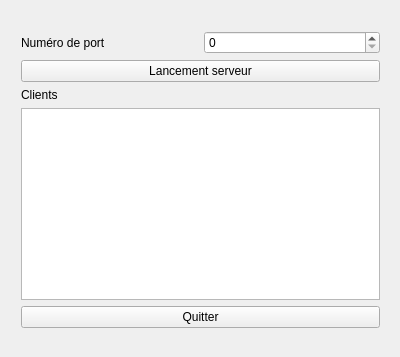
<?xml version="1.0" encoding="UTF-8"?>
<ui version="4.0">
 <class>Widget</class>
 <widget class="QWidget" name="Widget">
  <property name="geometry">
   <rect>
    <x>0</x>
    <y>0</y>
    <width>400</width>
    <height>357</height>
   </rect>
  </property>
  <property name="windowTitle">
   <string>Widget</string>
  </property>
  <widget class="QWidget" name="layoutWidget">
   <property name="geometry">
    <rect>
     <x>10</x>
     <y>20</y>
     <width>381</width>
     <height>319</height>
    </rect>
   </property>
   <layout class="QVBoxLayout" name="verticalLayout_4">
    <item>
     <layout class="QVBoxLayout" name="verticalLayout">
      <item>
       <layout class="QHBoxLayout" name="horizontalLayout">
        <item>
         <widget class="QLabel" name="labelNumeroPort">
          <property name="text">
           <string>Numéro de port</string>
          </property>
         </widget>
        </item>
        <item>
         <widget class="QSpinBox" name="spinBoxNumeroPort">
          <property name="maximum">
           <number>10000</number>
          </property>
         </widget>
        </item>
       </layout>
      </item>
      <item>
       <widget class="QPushButton" name="pushButtonLancerServeur">
        <property name="text">
         <string>Lancement serveur</string>
        </property>
       </widget>
      </item>
     </layout>
    </item>
    <item>
     <layout class="QVBoxLayout" name="verticalLayout_3">
      <item>
       <widget class="QLabel" name="labelClients">
        <property name="text">
         <string>Clients</string>
        </property>
       </widget>
      </item>
      <item>
       <layout class="QVBoxLayout" name="verticalLayout_2">
        <item>
         <widget class="QTextEdit" name="textEditLogs"/>
        </item>
        <item>
         <widget class="QPushButton" name="pushButtonQuitter">
          <property name="text">
           <string>Quitter</string>
          </property>
         </widget>
        </item>
       </layout>
      </item>
     </layout>
    </item>
   </layout>
  </widget>
 </widget>
 <layoutdefault spacing="6" margin="11"/>
 <resources/>
 <connections>
  <connection>
   <sender>pushButtonQuitter</sender>
   <signal>clicked()</signal>
   <receiver>Widget</receiver>
   <slot>close()</slot>
   <hints>
    <hint type="sourcelabel">
     <x>150</x>
     <y>327</y>
    </hint>
    <hint type="destinationlabel">
     <x>103</x>
     <y>342</y>
    </hint>
   </hints>
  </connection>
 </connections>
</ui>
